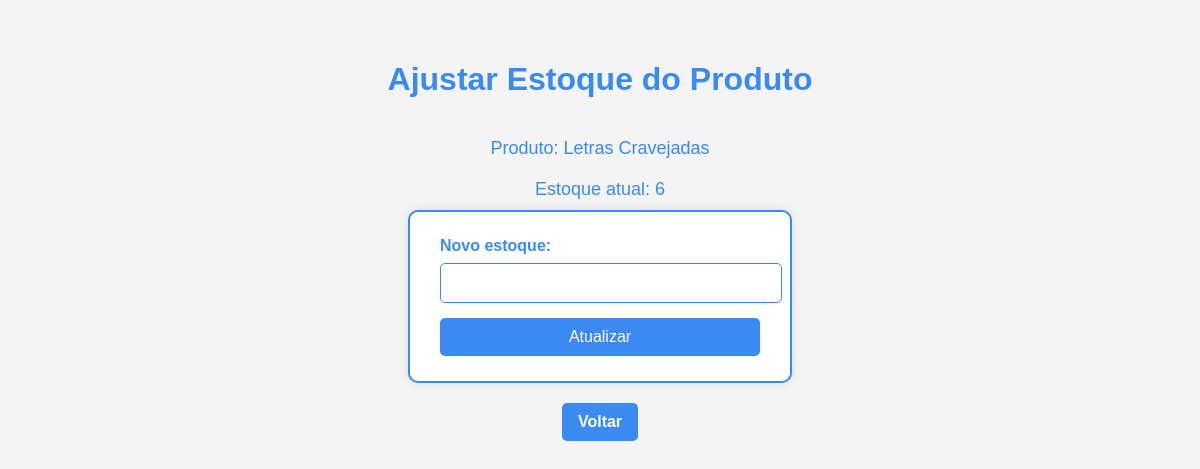
The app's page /ajustar_estoque/1, older data.
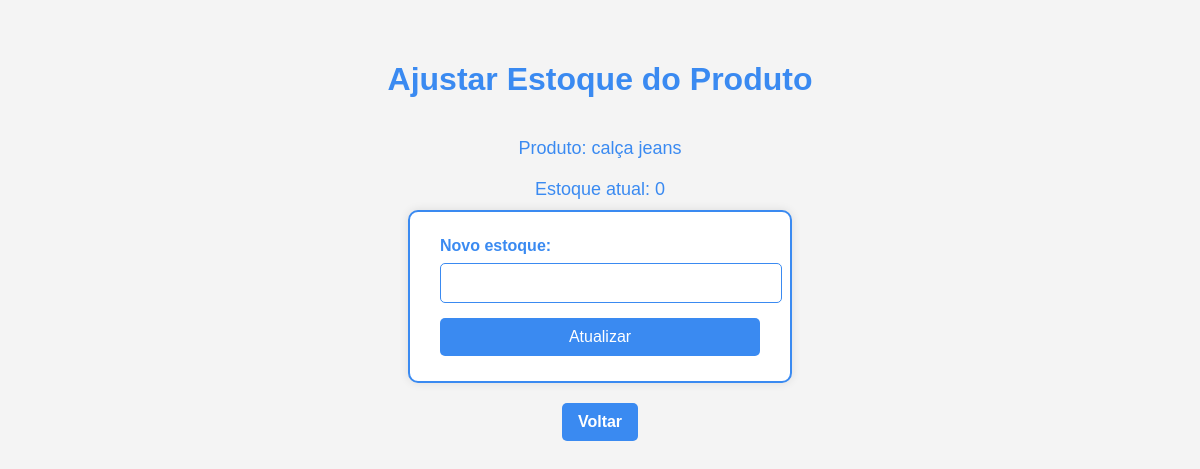
The same page, newer data.
### app.py (models this page shows)
class Produto(db.Model):
    id = db.Column(db.Integer, primary_key=True)
    nome = db.Column(db.String(100), nullable=False)
    descricao = db.Column(db.Text, nullable=False)
    valor = db.Column(db.Float, nullable=False)
    foto_url = db.Column(db.String(200), nullable=False)
    estoque = db.Column(db.Integer, nullable=False, default=0)  # NOVO CAMPO

### app.py (the view, shortened to what this page needs)
@app.route('/ajustar_estoque/<int:id>', methods=['GET', 'POST'])
def ajustar_estoque(id):
    produto = Produto.query.get_or_404(id)
    return render_template('estoque.html', produto=produto)

### templates/estoque.html (shortened to what this page needs)
<!DOCTYPE html>
<html lang="pt-br">
<head>
    <link rel="stylesheet" href="{{ url_for('static', filename='css/estoque.css') }}">
</head>
<body>
    <h1>Ajustar Estoque do Produto</h1>
    <p>Produto: {{ produto.nome }}</p>
    <p>Estoque atual: {{ produto.estoque }}</p>
    <form method="POST">
        <label for="estoque">Novo estoque:</label>
        <input type="number" name="estoque" min="0" required>
        <button type="submit">Atualizar</button>
    </form>
    <a href="{{ url_for('painel_admin') }}">Voltar</a>
</body>
</html>

### static/css/estoque.css (style rules this page uses)
body { font-family: Arial, sans-serif; background-color: #f4f4f4; color: #3a8af1; margin: 0; padding: 40px; display: flex; flex-direction: column; align-items: center; }
h1 { color: #3a8af1; margin-bottom: 30px; }
p { font-size: 18px; margin: 10px 0; }
form { background-color: #ffffff; border: 2px solid #3a8af1; padding: 25px 30px; border-radius: 10px; width: 320px; text-align: left; box-shadow: 0 0 10px rgba(0, 0, 0, 0.1); }
label { font-weight: bold; display: block; margin-bottom: 8px; color: #3a8af1; }
input[type="number"] { width: 100%; padding: 10px; border: 1px solid #3a8af1; border-radius: 5px; margin-bottom: 15px; font-size: 16px; color: #3a8af1; }
button { background-color: #3a8af1; color: #ffffff; border: none; padding: 10px 16px; border-radius: 5px; font-size: 16px; cursor: pointer; width: 100%; }
a { margin-top: 20px; color: #ffffff; background-color: #3a8af1; padding: 10px 16px; text-decoration: none; border-radius: 5px; font-weight: bold; }

Row changes from the older to the newer data that the page shows:
changed Produto: nome "Letras Cravejadas" → "calça jeans"; estoque "6" → "0"
